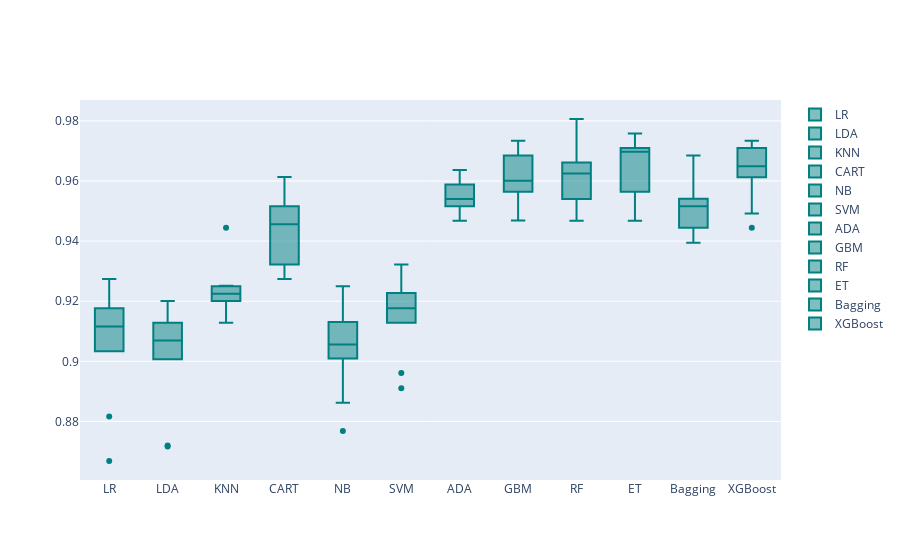

Notebook code for this chart:
### Code cell
models = GetBasedModel()
names,results = BasedLine2(X_train, y_train, models)
PlotBoxR().PlotResult(names,results)

### Figure 1 — Plotly figure (JSON) as saved in the notebook; plotly's stock layout.template omitted (floating-point values rounded to 4 significant figures)
{"data": [{"marker": {"color": "rgb(0, 128, 128)"}, "name": "LR", "type": "box", "y": [0.9034, 0.9179, 0.8816, 0.8668, 0.9274, 0.908, 0.908, 0.9177, 0.9153, 0.9177]}, {"marker": {"color": "rgb(0, 128, 128)"}, "name": "LDA", "type": "box", "y": [0.9058, 0.901, 0.872, 0.8717, 0.9201, 0.9007, 0.9104, 0.908, 0.9128, 0.9153]}, {"marker": {"color": "rgb(0, 128, 128)"}, "name": "KNN", "type": "box", "y": [0.9444, 0.9251, 0.9227, 0.9153, 0.9128, 0.9249, 0.9225, 0.9225, 0.9225, 0.9201]}, {"marker": {"color": "rgb(0, 128, 128)"}, "name": "CART", "type": "box", "y": [0.9614, 0.9469, 0.93, 0.9274, 0.9443, 0.9443, 0.9322, 0.9516, 0.9516, 0.9588]}, {"marker": {"color": "rgb(0, 128, 128)"}, "name": "NB", "type": "box", "y": [0.913, 0.901, 0.8768, 0.8862, 0.9104, 0.9056, 0.9249, 0.9056, 0.9056, 0.9177]}, {"marker": {"color": "rgb(0, 128, 128)"}, "name": "SVM", "type": "box", "y": [0.9227, 0.913, 0.8961, 0.891, 0.9225, 0.9201, 0.9153, 0.9249, 0.9128, 0.9322]}, {"marker": {"color": "rgb(0, 128, 128)"}, "name": "ADA", "type": "box", "y": [0.9589, 0.9565, 0.9541, 0.9492, 0.9467, 0.9637, 0.954, 0.9516, 0.9516, 0.9588]}, {"marker": {"color": "rgb(0, 128, 128)"}, "name": "GBM", "type": "box", "y": [0.9614, 0.9686, 0.9469, 0.9492, 0.9588, 0.9734, 0.9588, 0.9637, 0.9564, 0.9685]}, {"marker": {"color": "rgb(0, 128, 128)"}, "name": "RF", "type": "box", "y": [0.9662, 0.9758, 0.9493, 0.9467, 0.954, 0.9806, 0.954, 0.9637, 0.9613, 0.9661]}, {"marker": {"color": "rgb(0, 128, 128)"}, "name": "ET", "type": "box", "y": [0.971, 0.9686, 0.9541, 0.9467, 0.9564, 0.9758, 0.9709, 0.9637, 0.9709, 0.9734]}, {"marker": {"color": "rgb(0, 128, 128)"}, "name": "Bagging", "type": "box", "y": [0.9517, 0.9541, 0.9444, 0.9395, 0.954, 0.9685, 0.9419, 0.9661, 0.9516, 0.9516]}, {"marker": {"color": "rgb(0, 128, 128)"}, "name": "XGBoost", "type": "box", "y": [0.9638, 0.9734, 0.9444, 0.9492, 0.9661, 0.9734, 0.9613, 0.9661, 0.9613, 0.9709]}], "layout": {}}
